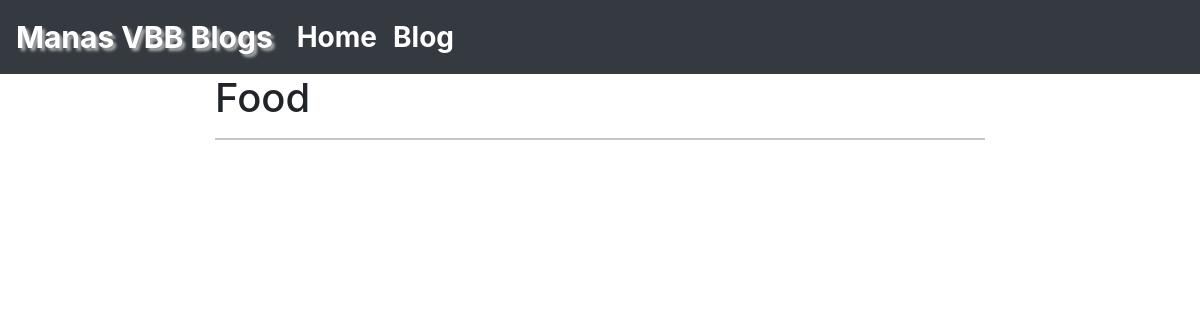
/blog/Food/, run on an earlier commit of the app's database.
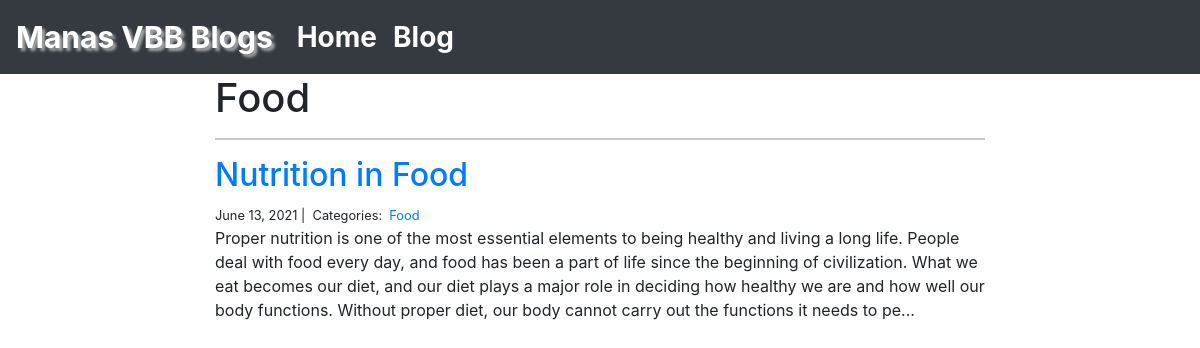
And on a later commit of the database.
### blog/models.py (models this page shows)
class Category(models.Model):
    name = models.CharField(max_length=20)

class Post(models.Model):
    title = models.CharField(max_length=255)
    body = models.TextField()
    created_on = models.DateTimeField(auto_now_add=True)
    last_modified = models.DateTimeField(auto_now=True)
    categories = models.ManyToManyField('Category', related_name='posts')

### blog/views.py (the view)
# urls.py: path("<category>/", views.blog_category, name="blog_category"),
def blog_category(request, category):
    posts = Post.objects.filter(
        categories__name__contains=category
    ).order_by(
        '-created_on'
    )
    context = {
        "category": category,
        "posts": posts
    }
    return render(request, "blog_category.html", context)

### blog/templates/blog_category.html
{% extends "base.html" %}
{% block body %}
<div class="col-md-8 offset-md-2">
    <h1>{{ category | title }}</h1>
    <hr>
    {% for post in posts %}
        <h2><a href="{% url 'blog_detail' post.pk%}">{{ post.title }}</a></h2>
        <small>
            {{ post.created_on.date }} |&nbsp;
            Categories:&nbsp;
            {% for category in post.categories.all %}
            <a href="{% url 'blog_category' category.name %}">
                {{ category.name }}
            </a>&nbsp;
            {% endfor %}
        </small>
        <p>{{ post.body | slice:":400" }}...</p>
    {% endfor %}
</div>
{% endblock body%}

What changed in the data, as far as the page shows it:
now on this page (row edited): Category: name "Food"
now on this page (row edited): Post: title "Nutrition in Food", created_on "June 13, 2021", body "Proper nutrition is one of the most essential elements to being healthy and living a long life. People deal with food every day, and food has been a part of life since the beginning of civilization. What we eat becomes our diet, and our diet plays a major role in deciding how healthy we are and how well our body functions. Without proper diet, our body cannot carry out the functions it needs to pe"
Also different on the page:
{{ category | title }}: "Food" → (not shown)
